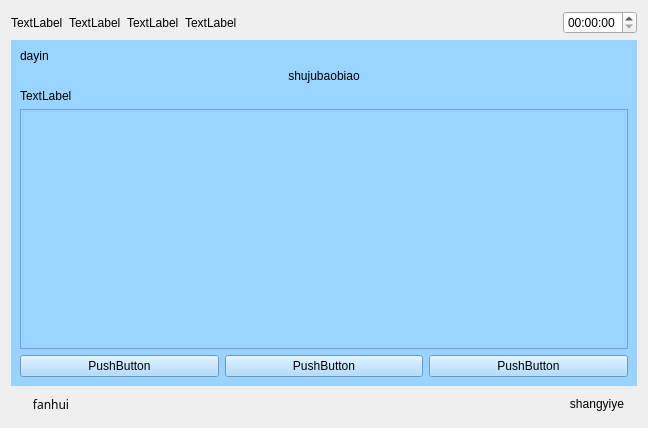
<?xml version="1.0" encoding="UTF-8"?>
<ui version="4.0">
 <class>Dayin</class>
 <widget class="QWidget" name="Dayin">
  <property name="geometry">
   <rect>
    <x>0</x>
    <y>0</y>
    <width>648</width>
    <height>428</height>
   </rect>
  </property>
  <property name="windowTitle">
   <string>Form</string>
  </property>
  <layout class="QVBoxLayout" name="verticalLayout_3" stretch="1,5,1">
   <item>
    <layout class="QHBoxLayout" name="horizontalLayout_5">
     <item>
      <widget class="QLabel" name="label_14">
       <property name="text">
        <string>TextLabel</string>
       </property>
      </widget>
     </item>
     <item>
      <widget class="QLabel" name="label_15">
       <property name="text">
        <string>TextLabel</string>
       </property>
      </widget>
     </item>
     <item>
      <widget class="QLabel" name="label_16">
       <property name="text">
        <string>TextLabel</string>
       </property>
      </widget>
     </item>
     <item>
      <widget class="QLabel" name="label_17">
       <property name="text">
        <string>TextLabel</string>
       </property>
      </widget>
     </item>
     <item>
      <spacer name="horizontalSpacer_3">
       <property name="orientation">
        <enum>Qt::Horizontal</enum>
       </property>
       <property name="sizeHint" stdset="0">
        <size>
         <width>40</width>
         <height>20</height>
        </size>
       </property>
      </spacer>
     </item>
     <item>
      <widget class="QTimeEdit" name="timeEdit_2"/>
     </item>
    </layout>
   </item>
   <item>
    <widget class="QWidget" name="widget" native="true">
     <property name="sizePolicy">
      <sizepolicy hsizetype="Preferred" vsizetype="Preferred">
       <horstretch>0</horstretch>
       <verstretch>0</verstretch>
      </sizepolicy>
     </property>
     <property name="contextMenuPolicy">
      <enum>Qt::DefaultContextMenu</enum>
     </property>
     <property name="styleSheet">
      <string notr="true">background-color: rgb(153, 211, 255);</string>
     </property>
     <layout class="QVBoxLayout" name="verticalLayout_2">
      <item>
       <layout class="QVBoxLayout" name="verticalLayout">
        <item>
         <widget class="QLabel" name="label">
          <property name="text">
           <string>dayin</string>
          </property>
         </widget>
        </item>
        <item>
         <widget class="QLabel" name="label_2">
          <property name="layoutDirection">
           <enum>Qt::LeftToRight</enum>
          </property>
          <property name="text">
           <string>shujubaobiao</string>
          </property>
          <property name="alignment">
           <set>Qt::AlignCenter</set>
          </property>
         </widget>
        </item>
        <item>
         <widget class="QLabel" name="label_4">
          <property name="text">
           <string>TextLabel</string>
          </property>
         </widget>
        </item>
        <item>
         <widget class="QListView" name="listView"/>
        </item>
       </layout>
      </item>
      <item>
       <layout class="QHBoxLayout" name="horizontalLayout_3">
        <item>
         <widget class="QPushButton" name="pushButton">
          <property name="text">
           <string>PushButton</string>
          </property>
         </widget>
        </item>
        <item>
         <widget class="QPushButton" name="pushButton_2">
          <property name="text">
           <string>PushButton</string>
          </property>
         </widget>
        </item>
        <item>
         <widget class="QPushButton" name="pushButton_3">
          <property name="text">
           <string>PushButton</string>
          </property>
         </widget>
        </item>
       </layout>
      </item>
     </layout>
    </widget>
   </item>
   <item>
    <layout class="QHBoxLayout" name="horizontalLayout_2">
     <item>
      <widget class="QPushButton" name="returnIndex_2">
       <property name="font">
        <font>
         <family>AR PL UMing TW MBE</family>
        </font>
       </property>
       <property name="text">
        <string>fanhui</string>
       </property>
       <property name="flat">
        <bool>true</bool>
       </property>
      </widget>
     </item>
     <item>
      <spacer name="horizontalSpacer_4">
       <property name="orientation">
        <enum>Qt::Horizontal</enum>
       </property>
       <property name="sizeHint" stdset="0">
        <size>
         <width>40</width>
         <height>20</height>
        </size>
       </property>
      </spacer>
     </item>
     <item>
      <widget class="QPushButton" name="returnPage_2">
       <property name="text">
        <string>shangyiye</string>
       </property>
       <property name="flat">
        <bool>true</bool>
       </property>
      </widget>
     </item>
    </layout>
   </item>
  </layout>
 </widget>
 <resources/>
 <connections/>
</ui>
